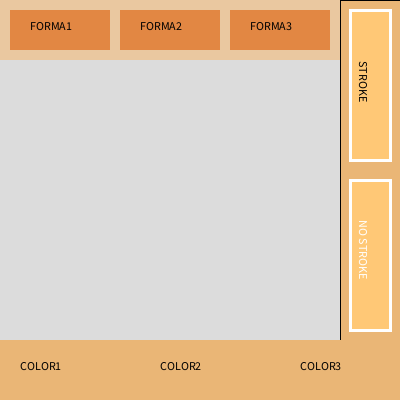
Frame 1 (no input)
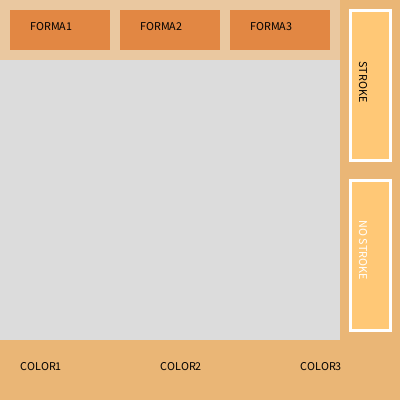
Frame 60 (the mouse pressed at the canvas centre just before this capture)
Frame 120 (the mouse held since frame 60 and released just before this capture): identical to frame 60, image omitted

The Processing sketch that drew these frames (run headless with seeded random() and noise(); from frame 60 on, the mouse is pressed at the canvas centre):

// Processing sketch: MENU_BOTONES_FORMAS
// ── MENU_BOTONES_FORMAS.pde
int boton = 0;
int relleno;
int sobre = 0;
int superior = 0;
boolean borde = false;

void setup() {
  size(400, 400);
  relleno = color(234, 182, 118);
}

void draw() {
  background(220);

  // lateral
  fill(234, 182, 118);
  rect(340, 0, 60, 360);
  strokeWeight(3);
  stroke(255);
  fill(255, 200, 118);
  rect(350, 10, 40, 150);
  rect(350, 180, 40, 150);

  // con relleno y sin borde - superior
  noStroke();
  fill(234, 200, 160);
  rect(0, 0, 340, 60);

  switch(superior) {
    case 1:
      fill(255, 200, 118);
      rect(10, 10, 100, 40);
      fill(226, 135, 67);
      rect(120, 10, 100, 40);
      rect(230, 10, 100, 40);
      break;
    case 2:
      fill(255, 200, 118);
      rect(120, 10, 100, 40);
      fill(226, 135, 67);
      rect(10, 10, 100, 40);
      rect(230, 10, 100, 40);
      break;
    case 3: 
      fill(255, 200, 118);
      rect(230, 10, 100, 40);
      fill(226, 135, 67);
      rect(10, 10, 100, 40);
      rect(120, 10, 100, 40);
      break;
    default:
      fill(226, 135, 67);
      rect(10, 10, 100, 40);
      rect(120, 10, 100, 40);
      rect(230, 10, 100, 40);
      break;
  }

  // con relleno y borde
  noStroke();
  fill(234, 182, 118);
  rect(0, 340, 400, 60);
  strokeWeight(5);
  stroke(226, 135, 67);

  switch(sobre) {
    case 1:
      fill(relleno);
      rect(10, 350, 100, 40);
      break;
    case 2: 
      fill(relleno);
      rect(150, 350, 100, 40);
      break;
    case 3: 
      fill(relleno);
      rect(290, 350, 100, 40);
      break;
  }

  noStroke();
  noFill();

  switch(boton) {
    case 1:
      fill(188, 181, 197);
      break;
    case 2: 
       fill(118, 181, 230);
      break;
    case 3: 
       fill(10, 181, 197);
      break;
  }

  if(borde) {
    strokeWeight(15);
    stroke(155, 155, 100);
  } else {
    noStroke();
  }
  
  switch(superior) {
    case 1:
      ellipse(170, 200, 100, 100);
      break;
    case 2:
      rect(100, 150, 150, 100);
      break;
    case 3:
      ellipse(160, 200, 200, 100);
      break;
  }

  noStroke();

  // texto de los botones
  fill(0);
  text("COLOR1", 20, 370);
  text("COLOR2", 160, 370);
  text("COLOR3", 300, 370);
  
  text("FORMA1", 30, 30);
  text("FORMA2", 140, 30);
  text("FORMA3", 250, 30);

  push();
  translate(200, 200);
  rotate(1.5708);// ROTA EN 90 GRADOS, EL PARAMETRO ESTA EXPRESADO EN RADIANES
  if(borde) {
    fill(255);
    text("STROKE", -140, -160);
    fill(0);
    text("NO STROKE", 20, -160);
  } else {
    fill(0);
    text("STROKE", -140, -160);
    fill(255);
    text("NO STROKE", 20, -160);
  }
  pop();
}

void mousePressed() {
  if(mouseX > 10 && mouseX < 110 && mouseY > 350 && mouseY < 400) {
    boton = 1;
  }
  if(mouseX > 150 && mouseX < 250 && mouseY > 350 && mouseY < 400) {
    boton = 2;
  }
  if(mouseX > 290 && mouseX < 390 && mouseY > 350 && mouseY < 400) {
    boton = 3;
  }
  if(mouseX > 10 && mouseX < 110 && mouseY > 10 && mouseY < 50) {
    superior = 1;
  }
  if(mouseX > 120 && mouseX < 220 && mouseY > 10 && mouseY < 50) {
    superior = 2;
  }
  if(mouseX > 230 && mouseX < 330 && mouseY > 10 && mouseY < 50) {
    superior = 3;
  }
  if(mouseX > 350 && mouseX < 390 && mouseY > 10 && mouseY < 160) {
    borde = true;
  }
  if(mouseX > 350 && mouseX < 390 && mouseY > 180 && mouseY < 330) {
    borde = false;
  }
}

void mouseMoved() {
  if (mouseX > 10 && mouseX < 110 && mouseY > 350 && mouseY < 400) {
    relleno = color(255, 255, 255); // Relleno blanco
    sobre = 1;
  } else if(mouseX > 150 && mouseX < 250 && mouseY > 350 && mouseY < 400) {
    relleno = color(255, 255, 255); // Relleno blanco
    sobre = 2;
  } else if(mouseX > 290 && mouseX < 390 && mouseY > 350 && mouseY < 400) {
    relleno = color(255, 255, 255); // Relleno blanco
    sobre = 3;
  } else {
    relleno = color(234, 182, 118); 
  }
}
